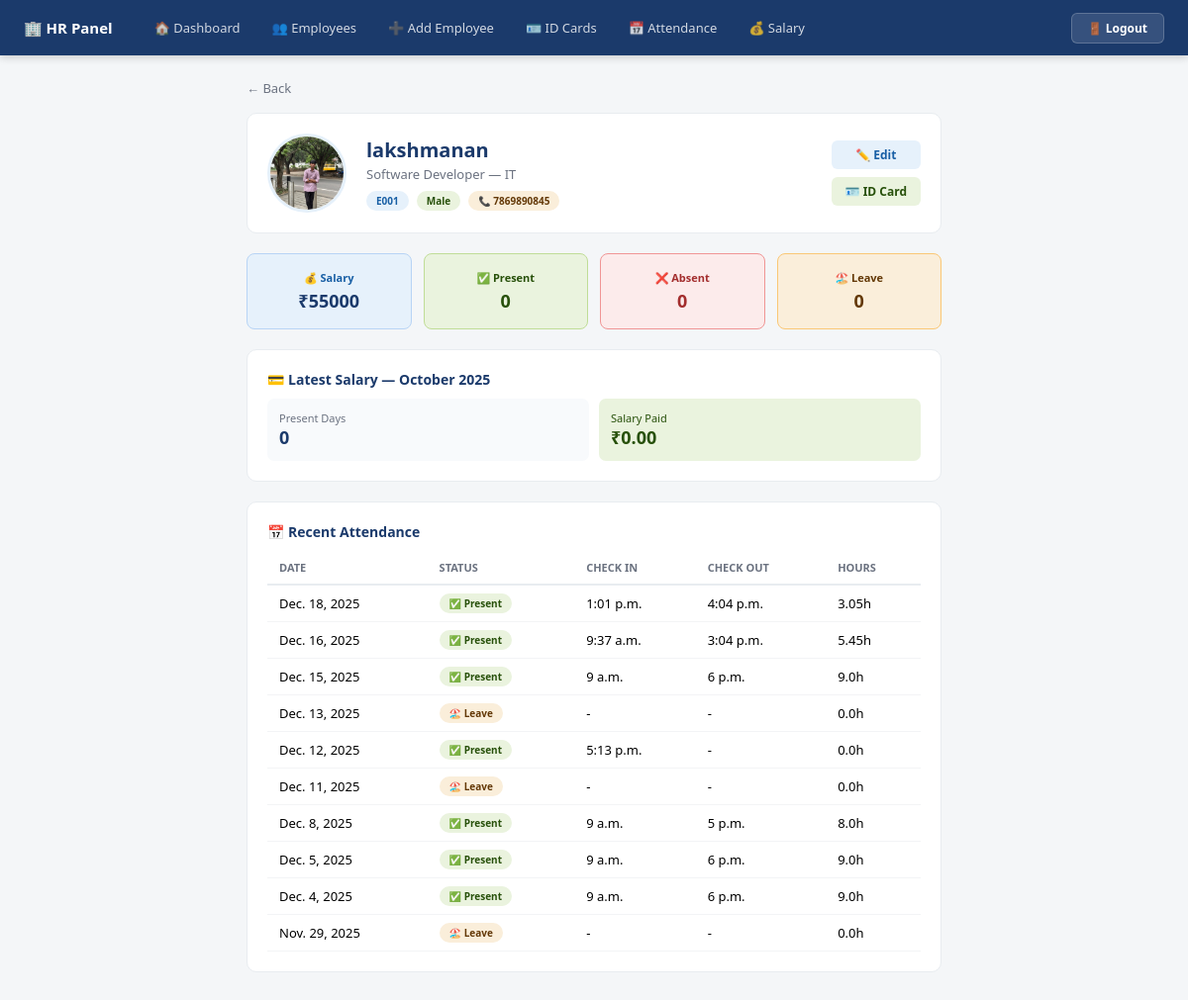
Before: /employee/1/ with the older database file.
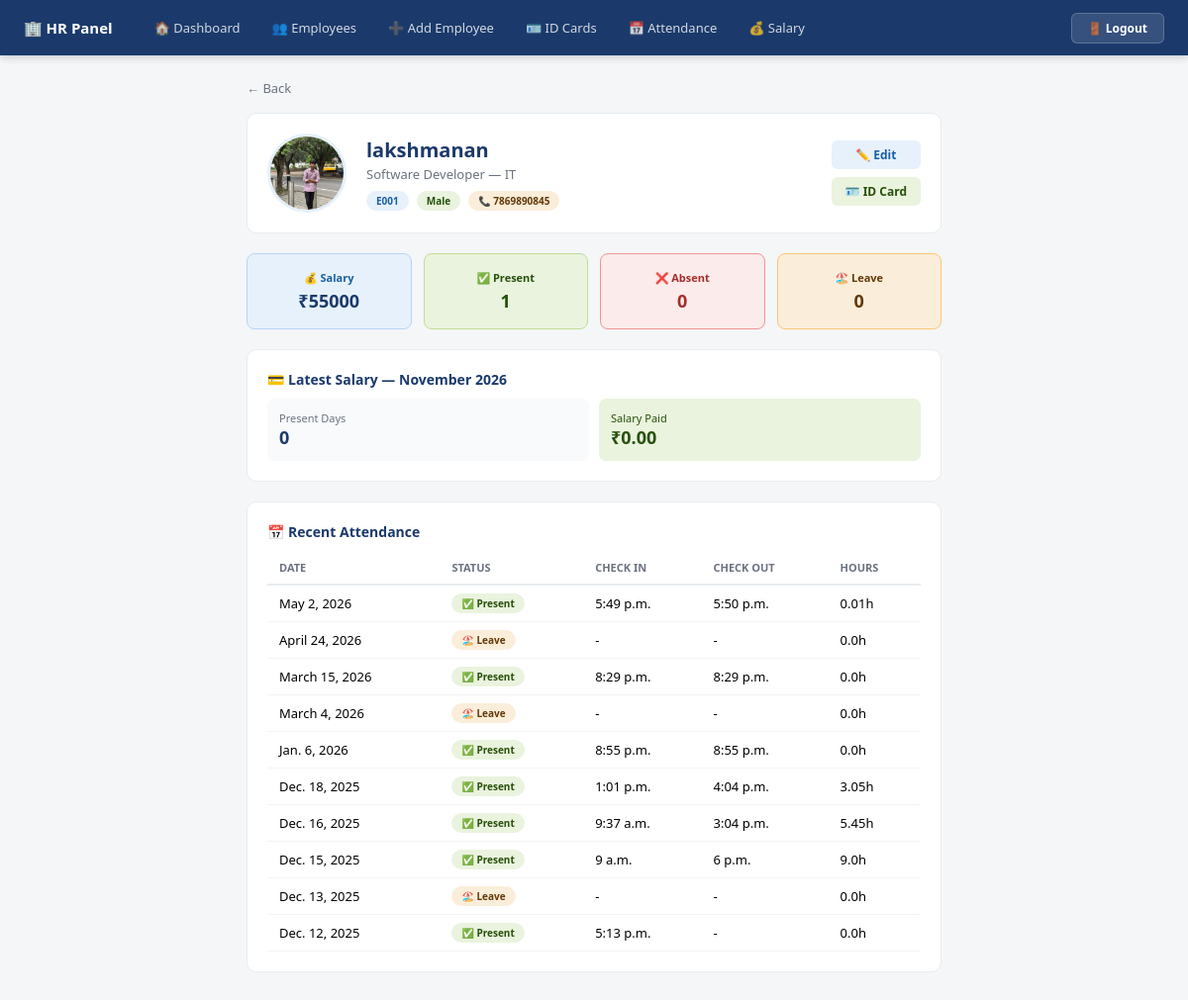
After: the same page with the newer database file.
### app/models.py (models this page shows, shortened)
class emp_Salary(models.Model):
    employee = models.ForeignKey(Employees, on_delete=models.CASCADE)
    month = models.CharField(max_length=20)
    year = models.IntegerField()
    present_days = models.IntegerField(default=0)
    salary = models.DecimalField(max_digits=10, decimal_places=2, default=0)

class Emp_Attendance(models.Model):
    employee = models.ForeignKey(Employees, on_delete=models.CASCADE)
    date = models.DateField()
    status = models.CharField(choices=[
        ('present','Present'),('absent','Absent'),('leave','Leave')
    ], max_length=10, null=True, blank=True)
    check_in = models.TimeField(null=True, blank=True)
    check_out = models.TimeField(null=True, blank=True)
    total_hours = models.FloatField(default=0)

### app/views.py (the view)
# urls.py: path('employee/<int:id>/', employee_detail_view, name='employee_detail'),
def employee_detail_view(request, id):
    emp   = get_object_or_404(Employees, id=id)
    today = datetime.now().date()
    att   = Emp_Attendance.objects.filter(
        employee=emp,
        date__month=today.month,
        date__year=today.year
    )
    return render(request, 'employee_detail.html', {
        'emp':               emp,
        'present_days':      att.filter(status__icontains='present').count(),
        'absent_days':       att.filter(status__icontains='absent').count(),
        'leave_days':        att.filter(status__icontains='leave').count(),
        'latest_salary':     emp_Salary.objects.filter(employee=emp).order_by('-year', '-month').first(),
        'recent_attendance': Emp_Attendance.objects.filter(employee=emp).order_by('-date')[:10],
    })

### app/templates/employee_detail.html (shortened to what the changed rows need)
<!DOCTYPE html>
<html lang="en">
<head>
</head>
<body>
<div class="content">
  <div style="display:grid;grid-template-columns:repeat(4,1fr);gap:12px;margin-bottom:1.25rem">
    <div style="background:#EAF3DE;border:1px solid #C0DD97;border-radius:8px;padding:1rem;text-align:center">
      <div style="font-size:11px;color:#27500A;font-weight:600;margin-bottom:4px">✅ Present</div>
      <div style="font-size:18px;font-weight:700;color:#27500A">{{ present_days }}</div>
    </div>
  </div>
  {% if latest_salary %}
  <div class="card">
    <div style="font-size:14px;font-weight:600;color:#1B3A6B;margin-bottom:10px">💳 Latest Salary — {{ latest_salary.month }} {{ latest_salary.year }}</div>
    <div style="display:grid;grid-template-columns:1fr 1fr;gap:10px">
      <div style="background:#F8FAFC;padding:0.75rem;border-radius:7px"><div style="font-size:11px;color:#6B7280">Present Days</div><div style="font-size:18px;font-weight:600;color:#1B3A6B">{{ latest_salary.present_days }}</div></div>
      <div style="background:#EAF3DE;padding:0.75rem;border-radius:7px"><div style="font-size:11px;color:#27500A">Salary Paid</div><div style="font-size:18px;font-weight:600;color:#27500A">₹{{ latest_salary.salary }}</div></div>
    </div>
  </div>
  {% endif %}
  <div class="card">
    <table class="table">
      <thead><tr><th>Date</th><th>Status</th><th>Check In</th><th>Check Out</th><th>Hours</th></tr></thead>
      <tbody>
        {% for a in recent_attendance %}
        <tr>
          <td>{{ a.date }}</td>
          <td>
            {% if 'present' in a.status|lower %}<span class="badge" style="background:#EAF3DE;color:#27500A">✅ Present</span>
            {% elif 'absent' in a.status|lower %}<span class="badge" style="background:#FCEBEB;color:#A32D2D">❌ Absent</span>
            {% else %}<span class="badge" style="background:#FAEEDA;color:#633806">🏖️ Leave</span>{% endif %}
          </td>
          <td>{{ a.check_in|default:"-" }}</td>
          <td>{{ a.check_out|default:"-" }}</td>
          <td>{{ a.total_hours }}h</td>
        </tr>
        {% empty %}
        <tr><td colspan="5" style="text-align:center;padding:2rem;color:#9CA3AF">No records.</td></tr>
        {% endfor %}
      </tbody>
    </table>
  </div>
</div>
</body>
</html>

Changed rows visible on the page:
no longer on this page (row unchanged): emp_Salary: month "October", year "2025", present_days "0", salary "0.00"
no longer on this page (row unchanged): Emp_Attendance: date "Dec. 11, 2025", status "🏖️ Leave", check_in "-", check_out "-", total_hours "0.0"
no longer on this page (row unchanged): Emp_Attendance: date "Dec. 8, 2025", status "✅ Present", check_in "9 a.m.", check_out "5 p.m.", total_hours "8.0"
no longer on this page (row unchanged): Emp_Attendance: date "Dec. 5, 2025", status "✅ Present", check_in "9 a.m.", check_out "6 p.m.", total_hours "9.0"
no longer on this page (row unchanged): Emp_Attendance: date "Dec. 4, 2025", status "✅ Present", check_in "9 a.m.", check_out "6 p.m.", total_hours "9.0"
no longer on this page (row unchanged): Emp_Attendance: date "Nov. 29, 2025", status "🏖️ Leave", check_in "-", check_out "-", total_hours "0.0"
added emp_Salary: month "November", year "2026", present_days "0", salary "0.00"
added Emp_Attendance: date "May 2, 2026", status "✅ Present", check_in "5:49 p.m.", check_out "5:50 p.m.", total_hours "0.01"
added Emp_Attendance: date "April 24, 2026", shows "🏖️ Leave", check_in "-", check_out "-", total_hours "0.0"
added Emp_Attendance: date "March 15, 2026", status "✅ Present", check_in "8:29 p.m.", check_out "8:29 p.m.", total_hours "0.0"
added Emp_Attendance: date "March 4, 2026", shows "🏖️ Leave", check_in "-", check_out "-", total_hours "0.0"
added Emp_Attendance: date "Jan. 6, 2026", status "✅ Present", check_in "8:55 p.m.", check_out "8:55 p.m.", total_hours "0.0"
Other visible differences:
{{ present_days }}: "0" → "1"
